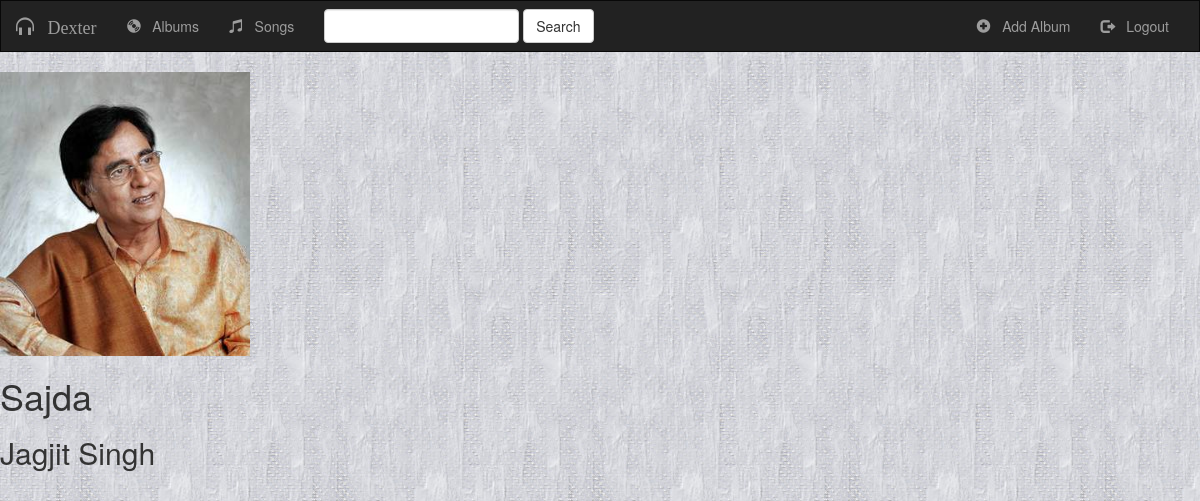
/music/3/, run on the app's committed database.
### music/models.py (models this page shows, shortened)
class Album(models.Model):
    artist = models.CharField(max_length=100)
    album_title = models.CharField(max_length=200)
    genre = models.CharField(max_length=100)
    album_logo = models.FileField()

### music/views.py (the view)
# urls.py: url(r'^(?P<pk>[0-9]+)/$' ,views.DetailView.as_view(),name='detail'),
class DetailView(generic.DetailView):
    model = Album
    template_name = 'music/detail.html'
    context_object_name = 'albums'

### music/templates/music/detail.html (shortened to what this page needs)
{% extends 'music/base.html' %}
{% block myBlock1 %}
    <img src="{{albums.album_logo.url}}" style="width : 250px;">
    <h1>{{albums.album_title}}</h1>
    <h2>{{albums.artist}}</h2>
{% endblock %}

### music/static/music/css-js/style.css (style rules this page uses)
body { background: white url("../images/background.png"); }

### data on the page
Album: album_logo (picture), album_title "Sajda", artist "Jagjit Singh"
